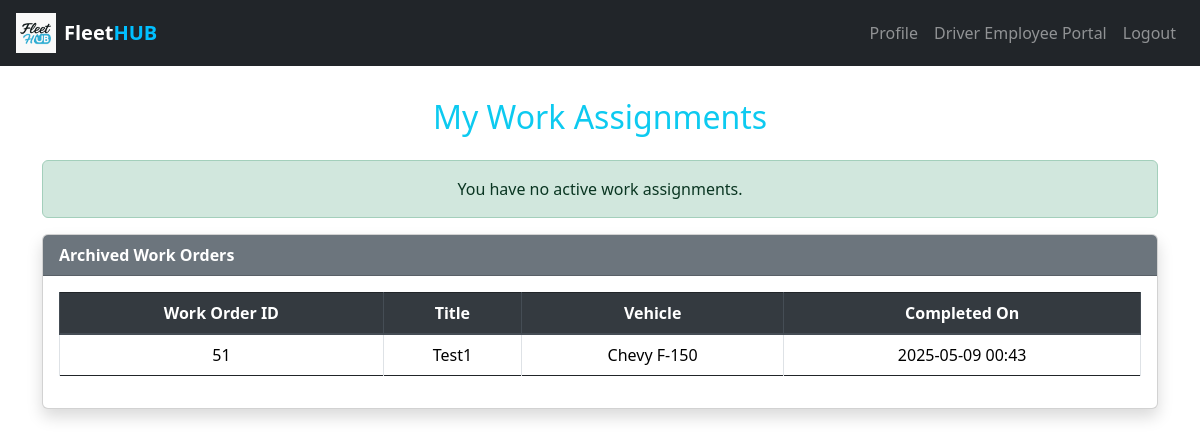
The page /my-assignments (signed in) on the database its author committed.
### website/models.py (models this page shows)
class WorkAssignment(db.Model):
    id = db.Column(db.Integer, primary_key=True)
    driver_id = db.Column(db.Integer, db.ForeignKey('user.id'), nullable=False)
    closed_by = db.Column(db.Integer, db.ForeignKey('user.id'))
    work_order_id = db.Column(db.Integer, db.ForeignKey('work_order.id'), nullable=False)
    vehicle_id = db.Column(db.Integer, db.ForeignKey('vehicle.id'), nullable=False)
    driver = db.relationship('User', foreign_keys=[driver_id])
    closer = db.relationship('User', foreign_keys=[closed_by])
    work_order = db.relationship('WorkOrder', backref='assignments')
    vehicle = db.relationship('Vehicle', backref='work_assignments')
    status = db.Column(db.String(20), default='Assigned')
    closed_at = db.Column(db.DateTime)
    __table_args__ = (
        db.UniqueConstraint('work_order_id', 'driver_id', name='unique_driver_assignment'),
        db.UniqueConstraint('work_order_id', 'vehicle_id', name='unique_vehicle_assignment'),
    )

class WorkOrder(db.Model):
    id = db.Column(db.Integer, primary_key=True)
    title = db.Column(db.String(100), nullable=False)
    description = db.Column(db.Text)
    scheduled_date = db.Column(db.DateTime, nullable=False)
    created_at = db.Column(db.DateTime(timezone=True), server_default=func.now())

class Vehicle(db.Model):
    id = db.Column(db.Integer, primary_key=True)
    vin = db.Column(db.String(17), unique=True, nullable=False)
    make = db.Column(db.String(50))
    model = db.Column(db.String(50))
    year = db.Column(db.Integer)
    engine_type = db.Column(db.String(50))
    displacement = db.Column(db.String(50))
    cylinders = db.Column(db.Integer)
    fuel_type = db.Column(db.String(50))
    owner_id = db.Column(db.Integer, db.ForeignKey('user.id'))

### website/views.py (the view)
@views.route('/my-assignments')
@login_required
def my_assignments():
    active_assignments = WorkAssignment.query.filter(
        WorkAssignment.driver_id == current_user.id,
        WorkAssignment.status.in_(['Assigned', 'In Progress'])
    ).all()
    completed_assignments = WorkAssignment.query.filter_by(
        driver_id=current_user.id,
        status='Completed'
    ).all()
    if current_user.role == "Driver Employee":
        return render_template(
            'driver_employee/my_assignments.html',
            active_assignments=active_assignments,
            completed_assignments=completed_assignments
        )
    elif current_user.role == "Clerical Employee":
        return render_template(
            'clerical_employee/my_assignments.html',
            active_assignments=active_assignments,
            completed_assignments=completed_assignments
        )
    else:
        flash("Unauthorized role for this page.", "danger")
        return redirect(url_for('views.home'))

### website/__init__.py (called while the page is built)
def create_app():
    app = Flask(__name__)
    app.config['SECRET_KEY'] = 'hjshjhdjah kjshkjdhjs'
    app.config['SQLALCHEMY_DATABASE_URI'] = f'sqlite:///{DB_NAME}'
    db.init_app(app)
    from .views import views
    from .auth import auth
    app.register_blueprint(views, url_prefix='/')
    app.register_blueprint(auth, url_prefix='/')
    from .models import User
    with app.app_context():
        db.create_all()
    login_manager = LoginManager()
    login_manager.login_view = 'auth.login'
    login_manager.init_app(app)
    @login_manager.user_loader
    def load_user(id):
        return User.query.get(int(id))
    return app

### website/templates/driver_employee/my_assignments.html (shortened to what this page needs)
{% extends "base.html" %}
{% block content %}
<h2 class="text-center text-info mb-4">My Work Assignments</h2>
{% if active_assignments %}
<div class="card shadow mb-4">
  <div class="card-header bg-success text-white">
    <strong>Assigned Work Orders</strong>
  </div>
  <div class="card-body table-responsive">
    <table class="table table-striped text-center">
      <thead class="thead-dark">
        <tr>
          <th>Work Order ID</th>
          <th>Title</th>
          <th>Vehicle</th>
          <th>Scheduled Date</th>
          <th>Status</th>
          <th>Actions</th>
        </tr>
      </thead>
      <tbody>
        {% for a in active_assignments %}
        <tr>
          <td>{{ a.work_order.id }}</td>
          <td>{{ a.work_order.title }}</td>
          <td>{{ a.vehicle.make }} {{ a.vehicle.model }}</td>
          <td>{{ a.work_order.scheduled_date.strftime('%Y-%m-%d %H:%M') }}</td>
          <td>
            {% if a.status == 'In Progress' %}
              <span class="badge badge-warning">In Progress</span>
            {% else %}
              <span class="badge badge-secondary">Assigned</span>
            {% endif %}
          </td>
          <td>
            {% if a.status != 'In Progress' %}
            <form action="{{ url_for('views.update_assignment_status', assignment_id=a.id, new_status='In Progress') }}" method="post" class="mb-1">
              <button type="submit" class="btn btn-warning btn-sm">Mark In Progress</button>
            </form>
            {% endif %}
            <form action="{{ url_for('views.update_assignment_status', assignment_id=a.id, new_status='Completed') }}" method="post">
              <button type="submit" class="btn btn-success btn-sm">Mark Complete</button>
            </form>
          </td>
        </tr>
        {% endfor %}
      </tbody>
    </table>
  </div>
</div>
{% else %}
<div class="alert alert-success text-center">You have no active work assignments.</div>
{% endif %}
{% if completed_assignments %}
<div class="card shadow">
  <div class="card-header bg-secondary text-white">
    <strong>Archived Work Orders</strong>
  </div>
  <div class="card-body table-responsive">
    <table class="table table-bordered text-center">
      <thead class="thead-dark">
        <tr>
          <th>Work Order ID</th>
          <th>Title</th>
          <th>Vehicle</th>
          <th>Completed On</th>
        </tr>
      </thead>
      <tbody>
        {% for a in completed_assignments %}
        <tr>
          <td>{{ a.work_order.id }}</td>
          <td>{{ a.work_order.title }}</td>
          <td>{{ a.vehicle.make }} {{ a.vehicle.model }}</td>
          <td>{{ a.closed_at.strftime('%Y-%m-%d %H:%M') if a.closed_at else "—" }}</td>
        </tr>
        {% endfor %}
      </tbody>
    </table>
  </div>
</div>
{% endif %}
{% endblock %}

### rows shown on the page
WorkAssignment: work_order.id "51", work_order "Test1", vehicle.make "Chevy", vehicle.model "F-150", closed_at "2025-05-09 00:43"
